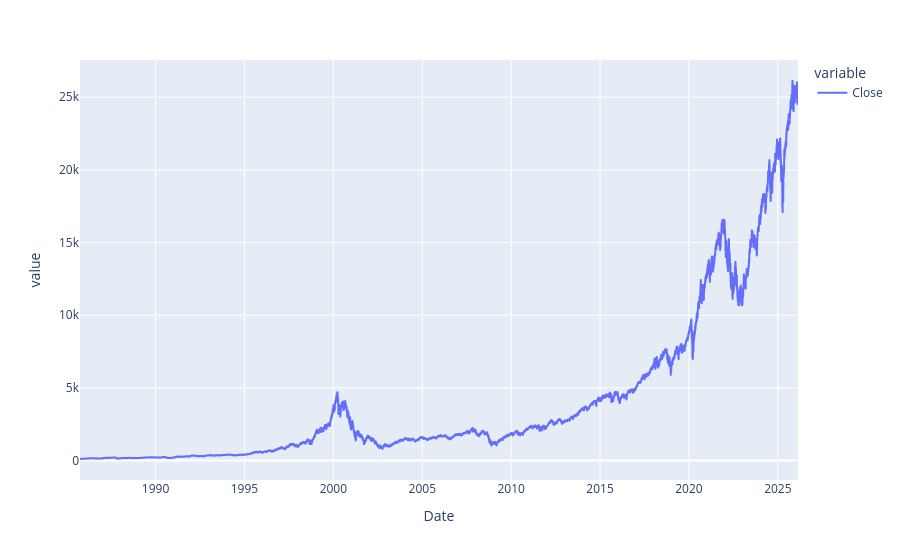

Notebook code cell kept with this figure:
### Code cell
fig = px.line(df, x='Date', y=["Close"])
fig.show()

### Figure 1 — Plotly figure (JSON) as saved in the notebook; plotly's stock layout.template omitted (floating-point values rounded to 4 significant figures; data arrays with more than 128 entries replaced by an {"elided": "..."} marker saying what was removed)
{"data": [{"hovertemplate": "variable=Close<br>Date=%{x}<br>value=%{y}<extra></extra>", "legendgroup": "Close", "line": {"color": "#636efa", "dash": "solid"}, "marker": {"symbol": "circle"}, "mode": "lines", "name": "Close", "showlegend": true, "type": "scattergl", "x": {"elided": "10175 str values"}, "xaxis": "x", "y": {"elided": "10175 float values"}, "yaxis": "y"}], "layout": {"legend": {"title": {"text": "variable"}, "tracegroupgap": 0}, "margin": {"t": 60}, "xaxis": {"anchor": "y", "domain": [0, 1], "title": {"text": "Date"}}, "yaxis": {"anchor": "x", "domain": [0, 1], "title": {"text": "value"}}}}
